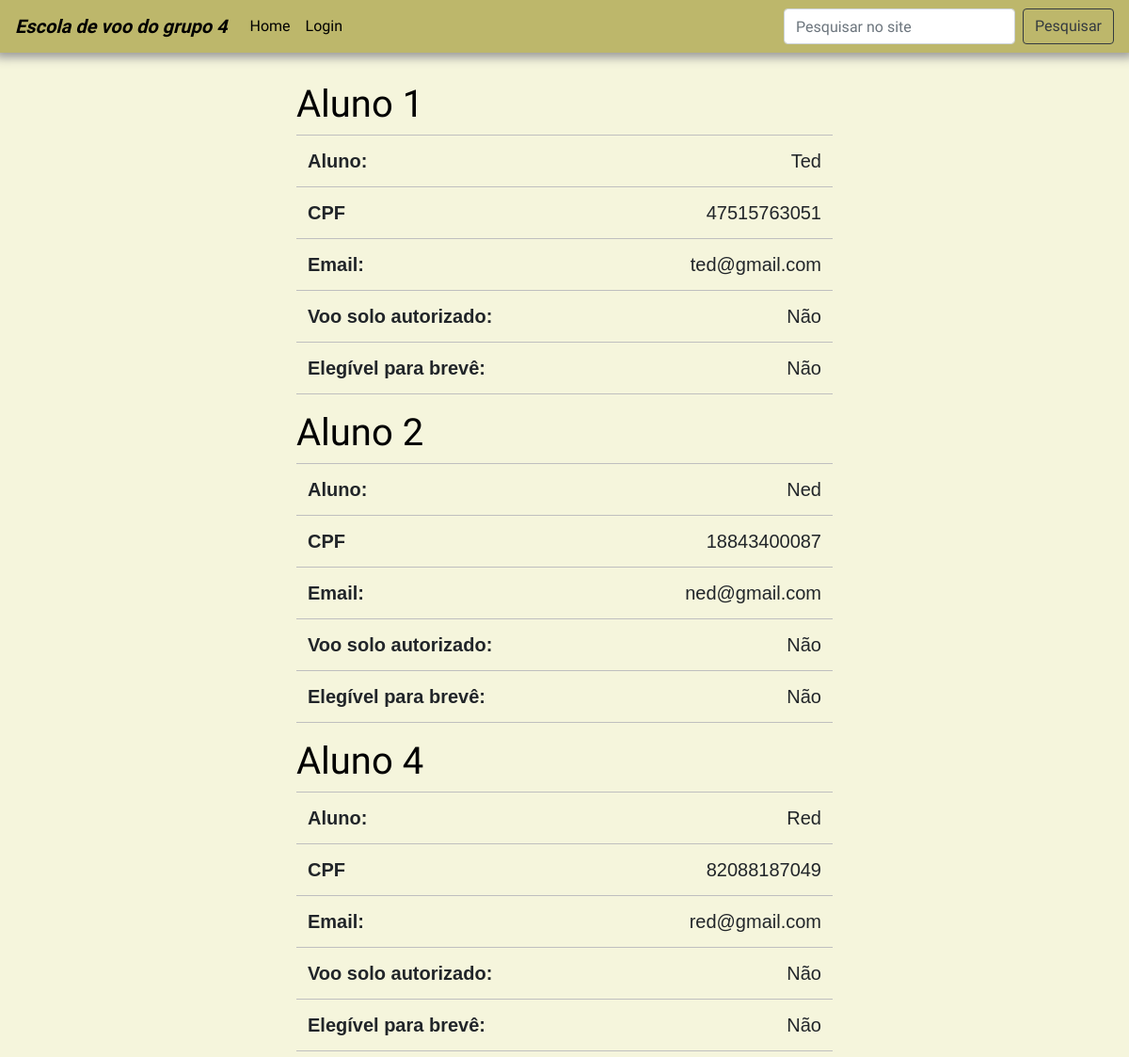
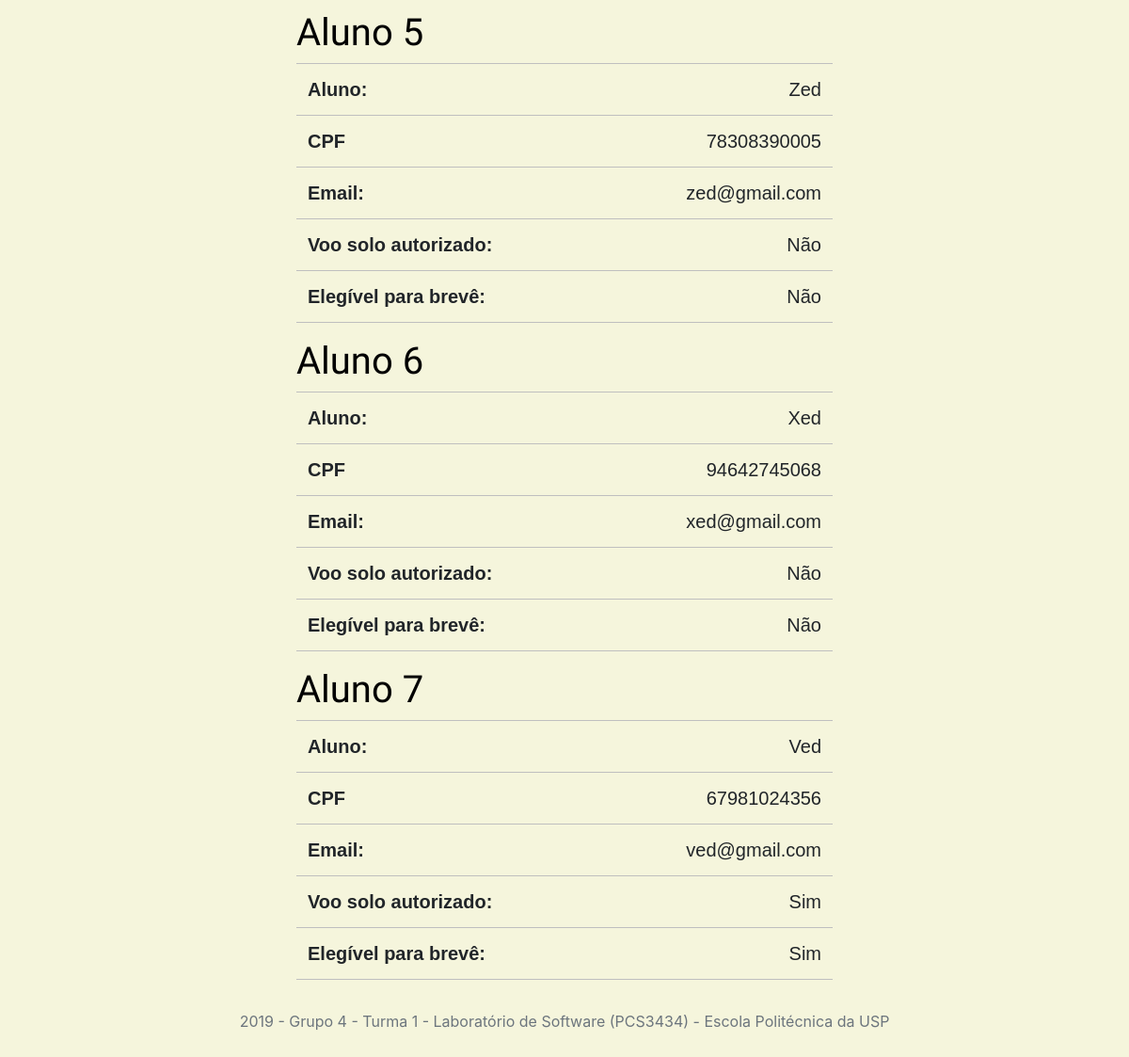
Page /alunos_cadastrados on the committed database (2 pictures, top to bottom).
### LabSoft_Grupo_04/project/models/aluno.py (models this page shows, shortened)
class Aluno(Usuario, UserMixin):
    __tablename__ = 'aluno'
    usuario_id = db.Column(db.Integer, primary_key=True)
    voos = db.relationship('Voo', backref='aluno', lazy=True)
    horas_de_voo = db.Column(db.Integer, nullable = False, default = 0)

### LabSoft_Grupo_04/project/routes/aluno.py (the view)
@app.route('/alunos_cadastrados')
def listar_alunos():
    alunos = Aluno.query.order_by(Aluno.usuario_id).all()
    for i in range(len(alunos)):
        alunos[i].breve = 'Sim' if check_breve(alunos[i]) else 'Não'
        alunos[i].vooSolo = 'Sim' if check_voo_solo(alunos[i]) else 'Não'
    return render_template('alunos_cadastrados.html', title='Alunos cadastrados', alunos=alunos)

### LabSoft_Grupo_04/project/models/aluno.py (called while the page is built)
def check_breve(aluno):
    total_horas = horasDeVoo(aluno.voos)
    Aluno.query.get(aluno.usuario_id).horas_de_voo = total_horas
    db.session.commit()
    if (aluno.voos):
        pareceres = sum([voo.parecer >= 3 for voo in aluno.voos])
        pareceres /= len(aluno.voos)
        if (total_horas >= 60 * 340 and pareceres >= .85):
            return True

def check_voo_solo(aluno):
    total_horas = horasDeVoo(aluno.voos)
    Aluno.query.get(aluno.usuario_id).horas_de_voo = total_horas
    db.session.commit()
    if (aluno.voos):
        pareceres = sum([voo.parecer >= 3 for voo in aluno.voos])
        pareceres /= len(aluno.voos)
        if (total_horas >= 30 * 340 and pareceres >= .85):
            return True

def horasDeVoo(voos):
    total = 0
    horas = []
    for voo in voos:
        hora = [int(s) for s in re.findall(r'\b\d+\b', voo.duracaoVoo)]
        horas.append(hora)
    for tempo in horas:
        total = total + tempo[0]*60 + tempo[1]
    return total

### LabSoft_Grupo_04/project/templates/alunos_cadastrados.html
{% extends 'layout.html' %}
{% block content %}
<div class="container-fluid">
        <div class="row">
            <div class="col-md-2 col-lg-3"></div>
            <div class="col-md-8 col-lg-6" id="container-table">
                <div class="table-responsive">
                    {% for aluno in alunos %}
                    <h1><a class="article-title" id="content-title" href="{{ url_for('visualizar_aluno', usuario_id=aluno.usuario_id) }}">Aluno {{ aluno.usuario_id }}</a></h1>
                    <table class="table table-hover">
                        <tbody>
                                <tr>
                                    <th id="table-border">Aluno: </th>
                                    <td id="table-border">{{ aluno.nome }}</td>
                                </tr>
                                <tr>
                                    <th id="table-border">CPF</th>
                                    <td id="table-border">{{ aluno.cpf }}</td>
                                </tr>
                                <tr>
                                    <th id="table-border">Email: </th>
                                    <td id="table-border">{{ aluno.email }}</td>
                                </tr>
                                <tr>
                                    <th id="table-border">Voo solo autorizado: </th>
                                    <td id="table-border">{{ aluno.vooSolo }}</td>
                                </tr>
                                <tr>
                                    <th id="table-border">Elegível para brevê: </th>
                                    <td id="table-border">{{ aluno.breve }}</td>
                                </tr>
                        </tbody>
                    </table>
                    {% endfor %}
                </div>
            </div>
            <div class="col-md-2 col-lg-3"></div>
        </div>
    </div>
{% endblock content %}

### LabSoft_Grupo_04/project/templates/layout.html (shortened to what this page needs)
<!DOCTYPE html>
<html lang="pt-BR">
<head>
  <link rel="stylesheet" href="https://stackpath.bootstrapcdn.com/bootstrap/4.3.1/css/bootstrap.min.css">
  <link rel="stylesheet" type="text/css" href="{{ url_for('static', filename='styles.css') }}">
</head>
<body onbeforeunload="return choosePage()">
  <nav id="topo-da-pagina" class="navbar navbar-expand-md" style="box-shadow:0px 0px 10px 5px #999;">
    <a id="title_page" class="navbar-brand" href="{{ url_for('home') }}" style="color: black; font-weight: bold; font-style: italic;">Escola de voo do grupo 4</a>
    <div id="content-title" class="collapse navbar-collapse" id="navbarsExample04">
      <ul class="navbar-nav mr-auto">
        <li class="nav-item active">
          <a class="nav-link" href="{{ url_for('home') }}" style="color: black;">Home <span class="sr-only">(current)</span></a>
        </li>
        {% if current_user.is_authenticated %}
         <a class="nav-item nav-link" href="{{ url_for('logout') }}" style="color: black;">Logout</a>
        {% else %}
         <a class="nav-item nav-link" href="{{ url_for('login') }}" style="color: black;">Login</a>
        {% endif %}
      </ul>
      <form class="form-inline my-2 my-md-0">
        <input class="form-control mr-sm-2" type="text" placeholder="Pesquisar no site">
        <button class="btn btn-outline-dark my-2 my-sm-0" type="submit">Pesquisar</button>
      </form>
    </div>
  </nav>
    {% block content %}{% endblock %}
    <footer class="footer mt-auto py-3">
      <div class="container">
        <p class="text-muted text-center">2019 - Grupo 4 - Turma 1 - Laboratório de Software (PCS3434) - Escola Politécnica da USP</p>
      </div>
    </footer>
</body>
</html>

### LabSoft_Grupo_04/project/static/styles.css (style rules this page uses)
body { background-color: beige; }
#topo-da-pagina { background-color: darkkhaki; }
#title_page { font-family: 'Stylish', sans-serif; }
#content-title { font-family: 'Stylish', sans-serif; color: black !important; }
table { font-family: 'Montserrat', sans-serif; font-size: 20px; margin: auto; }
td { text-align:right; }
#table-border { border-bottom: 1px solid #BFBFBF; border-top: 1px solid #BFBFBF; }

### rows in the picture
Aluno: usuario_id "1", nome "Ted", cpf "47515763051", email "ted@gmail.com", vooSolo "Não", breve "Não"
Aluno: usuario_id "2", nome "Ned", cpf "18843400087", email "ned@gmail.com", vooSolo "Não", breve "Não"
Aluno: usuario_id "4", nome "Red", cpf "82088187049", email "red@gmail.com", vooSolo "Não", breve "Não"
Aluno: usuario_id "5", nome "Zed", cpf "78308390005", email "zed@gmail.com", vooSolo "Não", breve "Não"
Aluno: usuario_id "6", nome "Xed", cpf "94642745068", email "xed@gmail.com", vooSolo "Não", breve "Não"
Aluno: usuario_id "7", nome "Ved", cpf "67981024356", email "ved@gmail.com", vooSolo "Sim", breve "Sim"
